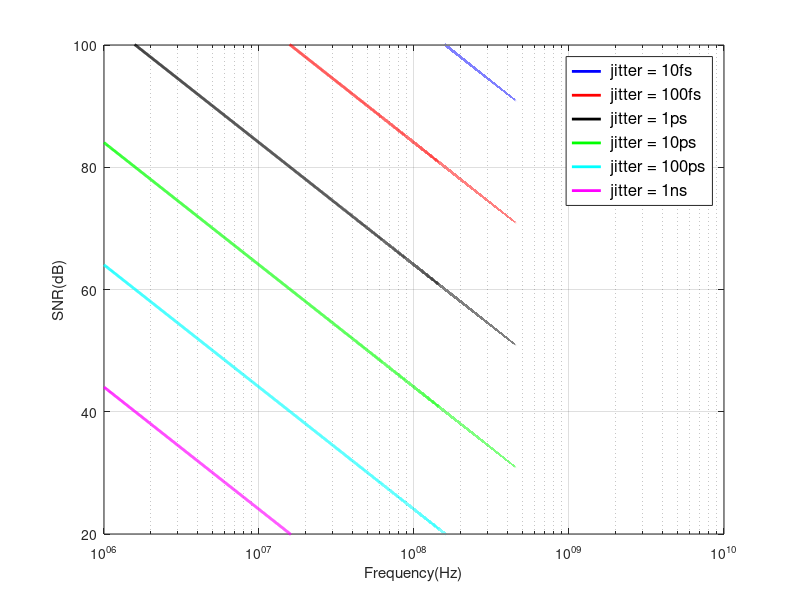

Write the MATLAB code that produced this figure.
% Aperture uncertainty
clear
clc
%% SNR versus Fin with different jitter
jitter = [1e-9 1e-10 1e-11 1e-12 1e-13 1e-14]; %sigma(t)
fin = linspace(1e6,1e10,1e6);
for i=1:size(jitter,2)
    SNR(i,:) = 20*log10(1./(2*pi*fin*jitter(i)));
end
%% Plot SNR versus Fin
clf
semilogx(fin,SNR(6,:),'Displayname',' jitter = 10fs','color','b','LineWidth',2);
hold on
semilogx(fin,SNR(5,:),'Displayname',' jitter = 100fs','color','r','LineWidth',2);
semilogx(fin,SNR(4,:),'Displayname',' jitter = 1ps','color','k','LineWidth',2);
semilogx(fin,SNR(3,:),'Displayname',' jitter = 10ps','color','g','LineWidth',2);
semilogx(fin,SNR(2,:),'Displayname',' jitter = 100ps','color','c','LineWidth',2);
semilogx(fin,SNR(1,:),'Displayname',' jitter = 1ns','color','m','LineWidth',2);
legend('location','northeast','FontSize',12);
xlabel('Frequency(Hz)');
ylim([20 100]);
ylabel('SNR(dB)');
grid on
